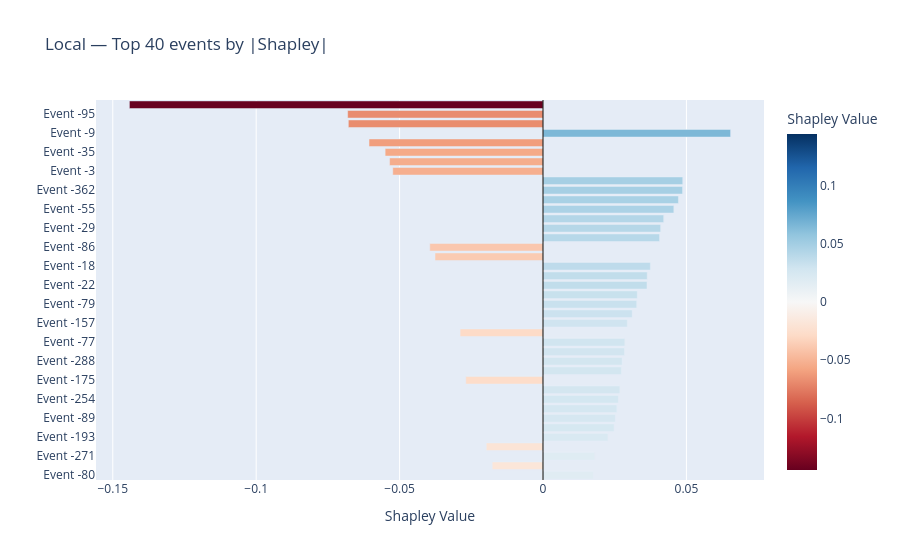

Notebook code for this chart:
### Code cell
TOPK = 40
df = ev_i.copy()
df["abs"] = df["Shapley Value"].abs()
top_ev = df.nlargest(TOPK, "abs").sort_values("abs")

fig = px.bar(
    top_ev,
    x="Shapley Value",
    y=top_ev["Feature"].astype(str),   # labels on y
    orientation="h",
    color="Shapley Value",             # diverging color by sign
    color_continuous_scale="RdBu",
    range_color=[-top_ev["abs"].max(), top_ev["abs"].max()],
    hover_data={"abs": True, "Shapley Value": True, "Feature": True},
    title=f"Local — Top {TOPK} events by |Shapley|",
)

fig.update_layout(yaxis_title="", xaxis_title="Shapley Value")
fig.add_vline(x=0, line_width=1, line_color="black")
fig.show()

### Figure 1 — Plotly figure (JSON) as saved in the notebook; plotly's stock layout.template omitted (floating-point values rounded to 4 significant figures)
{"data": [{"customdata": [[0.01753], [0.01773], [0.01806], [0.01979], [0.02262], [0.02475], [0.02523], [0.02577], [0.02624], [0.02678], [0.02691], [0.02731], [0.02758], [0.02839], [0.02853], [0.02891], [0.02938], [0.0311], [0.03267], [0.03288], [0.03626], [0.03635], [0.03743], [0.03765], [0.03947], [0.04063], [0.04101], [0.04208], [0.04561], [0.04722], [0.04866], [0.04872], [0.05238], [0.05349], [0.05504], [0.06066], [0.06541], [0.06787], [0.06811], [0.1442]], "hovertemplate": "Shapley Value=%{marker.color}<br>Feature=%{y}<br>abs=%{customdata[0]}<extra></extra>", "legendgroup": "", "marker": {"color": [0.01753, -0.01773, 0.01806, -0.01979, 0.02262, 0.02475, 0.02523, 0.02577, 0.02624, 0.02678, -0.02691, 0.02731, 0.02758, 0.02839, 0.02853, -0.02891, 0.02938, 0.0311, 0.03267, 0.03288, 0.03626, 0.03635, 0.03743, -0.03765, -0.03947, 0.04063, 0.04101, 0.04208, 0.04561, 0.04722, 0.04866, 0.04872, -0.05238, -0.05349, -0.05504, -0.06066, 0.06541, -0.06787, -0.06811, -0.1442], "coloraxis": "coloraxis", "pattern": {"shape": ""}}, "name": "", "orientation": "h", "showlegend": false, "textposition": "auto", "type": "bar", "x": [0.01753, -0.01773, 0.01806, -0.01979, 0.02262, 0.02475, 0.02523, 0.02577, 0.02624, 0.02678, -0.02691, 0.02731, 0.02758, 0.02839, 0.02853, -0.02891, 0.02938, 0.0311, 0.03267, 0.03288, 0.03626, 0.03635, 0.03743, -0.03765, -0.03947, 0.04063, 0.04101, 0.04208, 0.04561, 0.04722, 0.04866, 0.04872, -0.05238, -0.05349, -0.05504, -0.06066, 0.06541, -0.06787, -0.06811, -0.1442], "xaxis": "x", "y": ["Event -80", "Event -355", "Event -271", "Event -389", "Event -193", "Event -218", "Event -89", "Event -172", "Event -254", "Event -109", "Event -175", "Event -341", "Event -288", "Event -374", "Event -77", "Event -58", "Event -157", "Event -350", "Event -79", "Event -273", "Event -22", "Event -118", "Event -18", "Event -235", "Event -86", "Event -245", "Event -29", "Event -205", "Event -55", "Event -380", "Event -362", "Event -318", "Event -3", "Event -70", "Event -35", "Event -316", "Event -9", "Event -129", "Event -95", "Event -274"], "yaxis": "y"}], "layout": {"barmode": "relative", "coloraxis": {"cmax": 0.1442, "cmin": -0.1442, "colorbar": {"title": {"text": "Shapley Value"}}, "colorscale": [[0, "rgb(103,0,31)"], [0.1, "rgb(178,24,43)"], [0.2, "rgb(214,96,77)"], [0.3, "rgb(244,165,130)"], [0.4, "rgb(253,219,199)"], [0.5, "rgb(247,247,247)"], [0.6, "rgb(209,229,240)"], [0.7, "rgb(146,197,222)"], [0.8, "rgb(67,147,195)"], [0.9, "rgb(33,102,172)"], [1, "rgb(5,48,97)"]]}, "legend": {"tracegroupgap": 0}, "shapes": [{"line": {"color": "black", "width": 1}, "type": "line", "x0": 0, "x1": 0, "xref": "x", "y0": 0, "y1": 1, "yref": "y domain"}], "title": {"text": "Local — Top 40 events by |Shapley|"}, "xaxis": {"anchor": "y", "domain": [0, 1], "title": {"text": "Shapley Value"}}, "yaxis": {"anchor": "x", "domain": [0, 1], "title": {"text": ""}}}}
